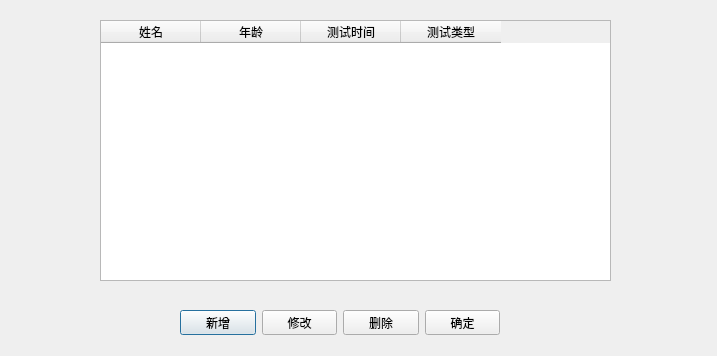
<?xml version="1.0" encoding="UTF-8"?>
<ui version="4.0">
 <class>TestInfoDialog</class>
 <widget class="QDialog" name="TestInfoDialog">
  <property name="geometry">
   <rect>
    <x>0</x>
    <y>0</y>
    <width>717</width>
    <height>356</height>
   </rect>
  </property>
  <property name="windowTitle">
   <string>被试信息</string>
  </property>
  <widget class="QTableWidget" name="tableWidget">
   <property name="geometry">
    <rect>
     <x>100</x>
     <y>20</y>
     <width>511</width>
     <height>261</height>
    </rect>
   </property>
   <column>
    <property name="text">
     <string>姓名</string>
    </property>
   </column>
   <column>
    <property name="text">
     <string>年龄</string>
    </property>
   </column>
   <column>
    <property name="text">
     <string>测试时间</string>
    </property>
   </column>
   <column>
    <property name="text">
     <string>测试类型</string>
    </property>
   </column>
  </widget>
  <widget class="QWidget" name="layoutWidget">
   <property name="geometry">
    <rect>
     <x>180</x>
     <y>310</y>
     <width>320</width>
     <height>25</height>
    </rect>
   </property>
   <layout class="QHBoxLayout" name="horizontalLayout">
    <item>
     <widget class="QPushButton" name="pushButton">
      <property name="text">
       <string>新增</string>
      </property>
     </widget>
    </item>
    <item>
     <widget class="QPushButton" name="pushButton_2">
      <property name="text">
       <string>修改</string>
      </property>
     </widget>
    </item>
    <item>
     <widget class="QPushButton" name="pushButton_3">
      <property name="text">
       <string>删除</string>
      </property>
     </widget>
    </item>
    <item>
     <widget class="QPushButton" name="pushButton_4">
      <property name="text">
       <string>确定</string>
      </property>
     </widget>
    </item>
   </layout>
  </widget>
 </widget>
 <resources/>
 <connections/>
</ui>
